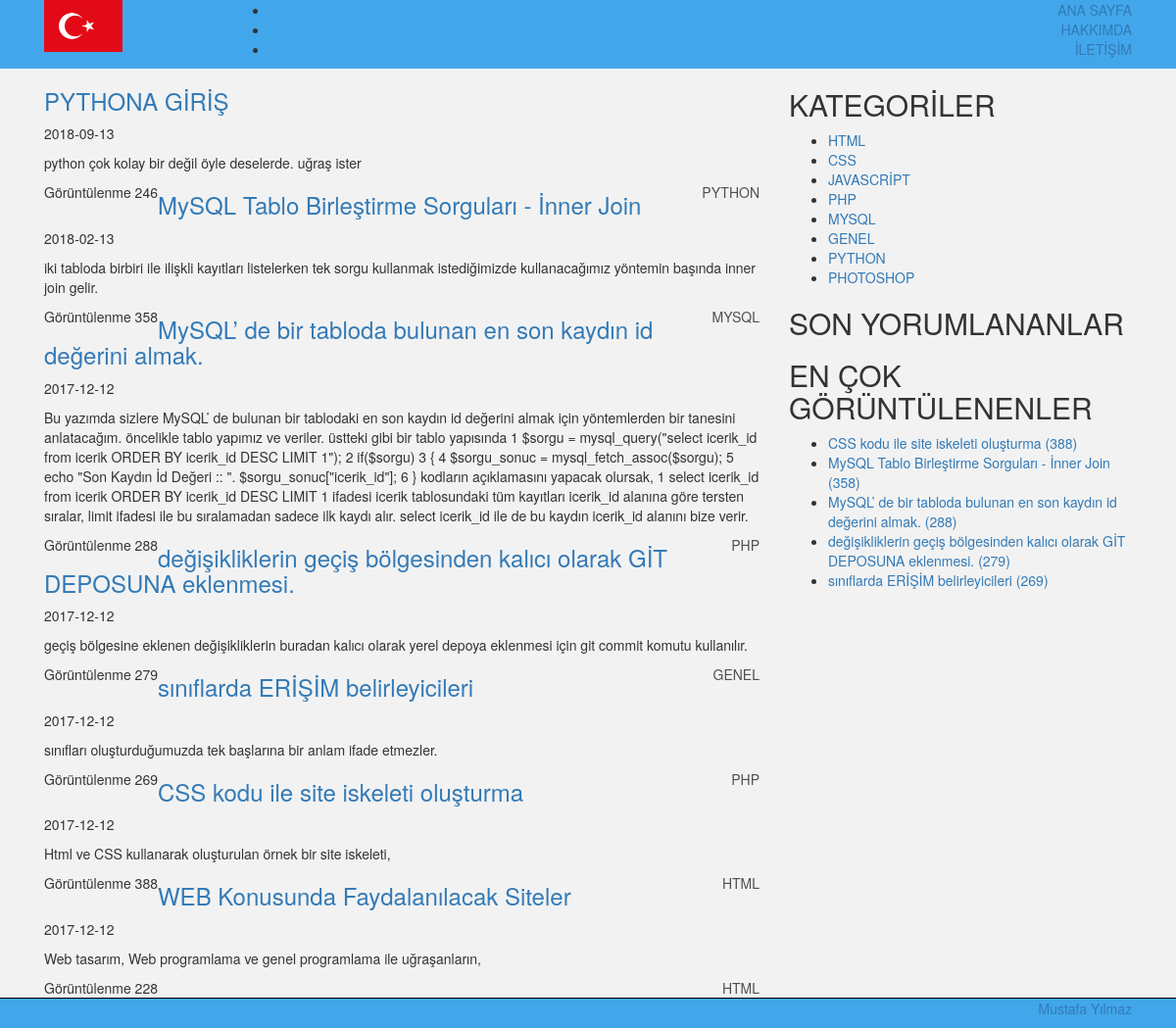
The page / on the database its author committed.
### tables this page shows
CREATE TABLE `icerik` (
  `icerik_id` int(10) UNSIGNED NOT NULL,
  `icerik_baslik` varchar(200) NOT NULL,
  `icerik_aciklama` text NOT NULL,
  `icerik_detay` longblob NOT NULL,
  `icerik_kategori_id` int(11) NOT NULL,
  `hit` int(11) NOT NULL,
  `tarih` date NOT NULL
);

CREATE TABLE `kategori` (
  `kategori_id` int(10) UNSIGNED NOT NULL,
  `kategori_baslik` varchar(50) NOT NULL,
  `kategori_ust_id` int(11) NOT NULL
);

### system/functions.php (called while the page is built, shortened)
<?php
function get($param)
{
	if (isset($_GET[$param])) {
		return trim($_GET[$param]);
	}else{
		return false;
	}
}

### system/database.php (called while the page is built, shortened)
<?php
class Database extends PDO
{
	public $sql;
	public $veri=array();
	public function select($param="")
	{
		if ($param=="") {
			$sorgu = parent::prepare( $this->sql );
			$liste = $sorgu->execute( $this->veri );
			if($sorgu->rowCount()>0){
				return $sorgu->fetchAll(PDO::FETCH_OBJ);
			}else{
				return false;
			}
		}else{
			$sorgu = parent::prepare( $this->sql );
			$liste = $sorgu->execute( $this->veri );
			if($sorgu->rowCount()>0){
				return $sorgu->fetch(PDO::FETCH_OBJ);
			}else{
				return false;
			}
		}
	}
}

### app/anasayfa.php (the view)
<?php
require 'inc/ust.php';
require 'inc/header.php';
?>
<main  style="background-color: #f2f2f2;">
	<div class="container-fluid">
		<div class="container" id="icerik">
			<div class="col-md-8" id="sol">
				<?php
				$db->sql = "select * from icerik order by icerik_id desc limit 10";
				$anasayfa_icerikler = $db->select();
				if ( $anasayfa_icerikler == false) {
					?>
					<div class="kutu"><p>İçerik bulunamadı.</p></div>
					<?php
				}else{
					foreach ($anasayfa_icerikler as $key => $value) {
						$db->sql = "select * from kategori where kategori_id=?";
						$db->veri = array( $value->icerik_kategori_id );
						$kategori = $db->select(1);
						$kategori_baslik = $kategori->kategori_baslik;
						?>
						<div class="kutu">
							<a href="index.php?url=icerik&id=<?=$value->icerik_id; ?>">
								<h3><?=$value->icerik_baslik; ?></h3>
							</a>
							<p class="tarih"> <?php echo $value->tarih; ?></p>
							<p class="icerik"><?=$value->icerik_aciklama; ?></p>
							<p class="okunma"><span style="float:left;">Görüntülenme <?=$value->hit; ?></span> <span style="float:right"><a href="index.php?url=kategori&id=<?php echo $value->icerik_kategori_id; ?>" style="color:#524E4E"><?=$kategori_baslik; ?></a></span></p>
						</div>
						<?php
					}
				}
				?>
			</div>
			<div class="col-md-4" id="sag">
				<?php
				require 'inc/icerik_sag.php';
				?>
			</div>
		</div>
	</div>
</main>
<?php
require 'inc/footer.php';
require 'inc/alt.php';
?>

### index.php (shortened to what this page needs)
<?php
require 'system/functions.php';
require 'system/database.php';
if (get("url")) {
	$file = "app/".get("url").".php";
}else{
	$file = 'app/anasayfa.php';
}
if (file_exists($file)) {
	require $file;
}else{
	echo "Dosya Bulunamadı..";
	exit();
}

### app/inc/ust.php (shortened to what this page needs)
<!DOCTYPE html>
<html lang="en">
<head>
	<link rel="stylesheet" href="<?php echo URL; ?>public/css/bootstrap.min.css">
	<link rel="stylesheet" href="<?php echo URL; ?>/public/css/color.css">
	<link rel="stylesheet" href="<?php echo URL; ?>/public/css/style.css">
</head>
<body>

### app/inc/header.php
<header>
	<div class="container-fluid" style="background-color: #41A7EA;">
		<div class="container" id="ust">
			<div class="col-md-2">
				<img src="public/img/logo.png" alt="" width="80">
			</div>
			<div class="col-md-10">
			<ul class="ust_menu text-right">
					<li><a href="index.php">ANA SAYFA</a></li>
					<li><a href="index.php?url=hakkimda">HAKKIMDA</a></li>
					<li><a href="index.php?url=iletisim">İLETİŞİM</a></li>
				</ul>
			</div>
		</div>
	</div>
</header>

### app/inc/icerik_sag.php (shortened to what this page needs)
<div class="kutu">
	<div>
		<h2>KATEGORİLER</h2>
		<ul class="sag_kategoriler">
			<?php
			$db->sql = "select * from kategori";
			$sag_kategoriler = $db->select();
			if ($sag_kategoriler!=false) {
				foreach ($sag_kategoriler as $key => $value) {
					?>
					<li><a href="index.php?url=kategori&id=<?=$value->kategori_id; ?>"><?=$value->kategori_baslik; ?></a></li>
					<?php
				}
			}
			?>
		</ul>
	</div>
	<div>
		<h2>SON YORUMLANANLAR</h2>
			<?php
			$db->sql = "select * from yorum where yorum_onay=1 order by yorum_id desc limit 5";
					?>
	</div>
	<div>
		<h2>EN ÇOK GÖRÜNTÜLENENLER</h2>
		<ul class="sag_en_cok_gorunenler">
			<?php
			$db->sql = "select * from icerik order by hit desc limit 5";
			$en_cok_gorunenler = $db->select();
			if ( $en_cok_gorunenler != false ) {
				foreach ($en_cok_gorunenler as $key => $value) {
					?>
					<li><a href="index.php?url=icerik&id=<?php echo $value->icerik_id; ?>"><?php echo $value->icerik_baslik; ?> (<?php echo $value->hit; ?>)</a></li>
					<?php
				}
			}
			?>
		</ul>
	</div>
</div>

### app/inc/footer.php
<footer>
	<div class="container-fluid" style="background-color: #41A7EA;border-top:1px solid #000;">
		<div class="container" id="alt">
			<div class="col-md-12">
				<p class="text-right imza">
					<a href="http://www.mustafayilmaz.ist">Mustafa Yılmaz</a>
				</p>
			</div>
		</div>
	</div>
</footer>

### rows shown on the page
icerik: icerik_baslik "PYTHONA GİRİŞ", tarih "2018-09-13", icerik_aciklama "python çok kolay bir değil öyle deselerde. uğraş ister", hit "246", kategori.kategori_baslik "PYTHON"
icerik: icerik_baslik "MySQL Tablo Birleştirme Sorguları - İnner Join", tarih "2018-02-13", icerik_aciklama "iki tabloda birbiri ile ilişkli kayıtları listelerken tek sorgu kullanmak istediğimizde kullanacağımız yöntemin başında inner join gelir.", hit "358", kategori.kategori_baslik "MYSQL"
icerik: icerik_baslik "MySQL’ de bir tabloda bulunan en son kaydın id değerini almak.", tarih "2017-12-12", icerik_aciklama "Bu yazımda sizlere MySQL’ de bulunan bir tablodaki en son kaydın id değerini almak için yöntemlerden bir tanesini anlatacağım. öncelikle tablo yapımız ve veriler. üstteki gibi bir tablo yapısında 1 $sorgu = mysql_query(\"select icerik_id from icerik ORDER BY icerik_id DESC LIMIT 1\"); 2 if($sorgu) 3 { 4 $sorgu_sonuc = mysql_fetch_assoc($sorgu); 5 echo \"Son Kaydın İd Değeri :: \". $sorgu_sonuc[\"icerik_id\"]; 6 } kodların açıklamasını yapacak olursak, 1 select icerik_id from icerik ORDER BY icerik_id DESC LIMIT 1 ifadesi icerik tablosundaki tüm kayıtları icerik_id alanına göre tersten sıralar, limit ifadesi ile bu sıralamadan sadece ilk kaydı alır. select icerik_id ile de bu kaydın icerik_id…", hit "288", kategori.kategori_baslik "PHP"
icerik: icerik_baslik "değişikliklerin geçiş bölgesinden kalıcı olarak GİT DEPOSUNA eklenmesi.", tarih "2017-12-12", icerik_aciklama "geçiş bölgesine eklenen değişikliklerin buradan kalıcı olarak yerel depoya eklenmesi için git commit komutu kullanılır.", hit "279", kategori.kategori_baslik "GENEL"
icerik: icerik_baslik "sınıflarda ERİŞİM belirleyicileri", tarih "2017-12-12", icerik_aciklama "sınıfları oluşturduğumuzda tek başlarına bir anlam ifade etmezler.", hit "269", kategori.kategori_baslik "PHP"
icerik: icerik_baslik "CSS kodu ile site iskeleti oluşturma", tarih "2017-12-12", icerik_aciklama "Html ve CSS kullanarak oluşturulan örnek bir site iskeleti,", hit "388", kategori.kategori_baslik "HTML"
icerik: icerik_baslik "WEB Konusunda Faydalanılacak Siteler", tarih "2017-12-12", icerik_aciklama "Web tasarım, Web programlama ve genel programlama ile uğraşanların,", hit "228", kategori.kategori_baslik "HTML"
kategori: kategori_baslik "HTML"
kategori: kategori_baslik "CSS"
kategori: kategori_baslik "JAVASCRİPT"
kategori: kategori_baslik "PHP"
kategori: kategori_baslik "MYSQL"
kategori: kategori_baslik "GENEL"
kategori: kategori_baslik "PYTHON"
kategori: kategori_baslik "PHOTOSHOP"
